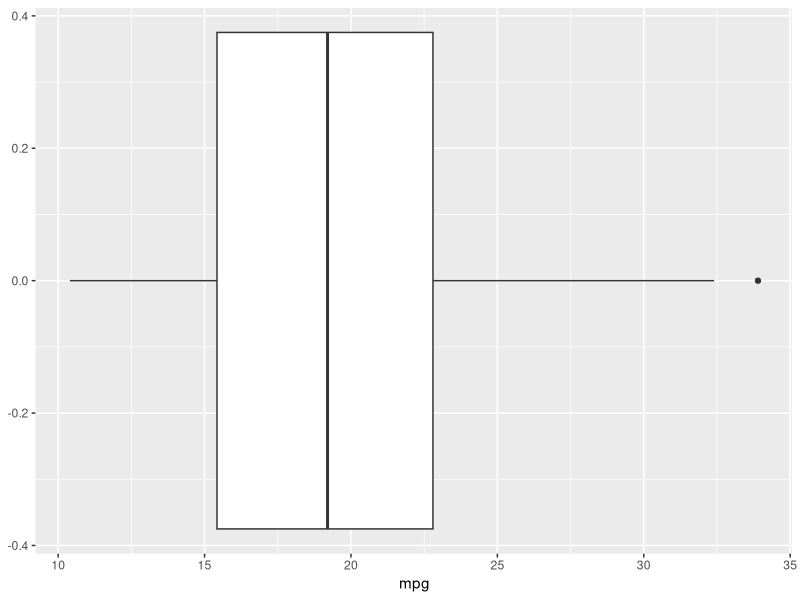
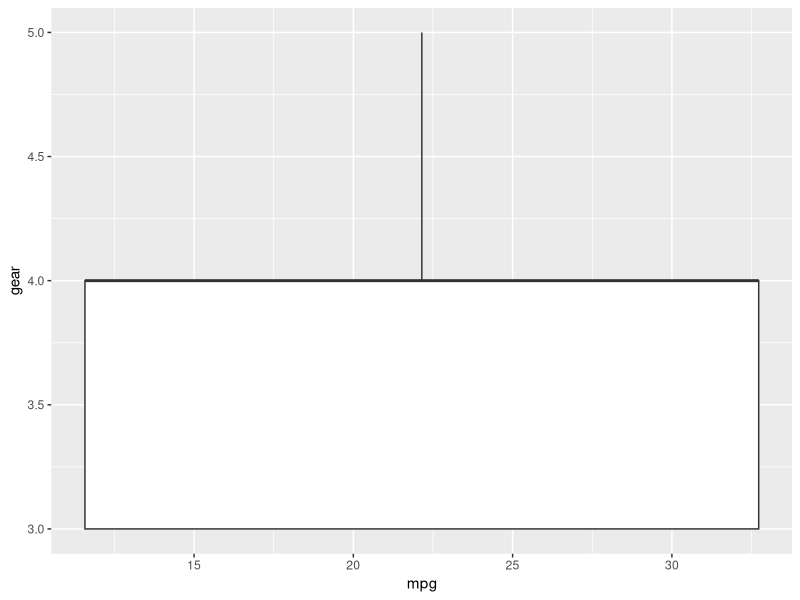
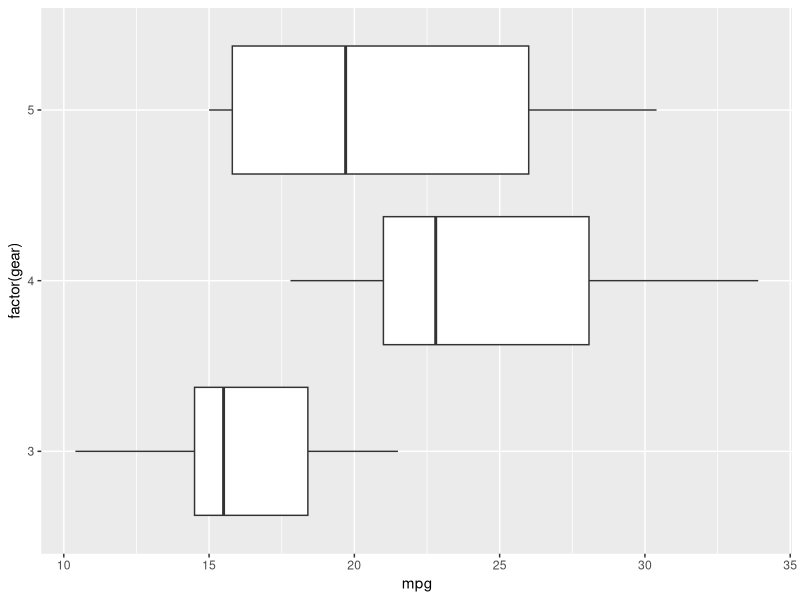
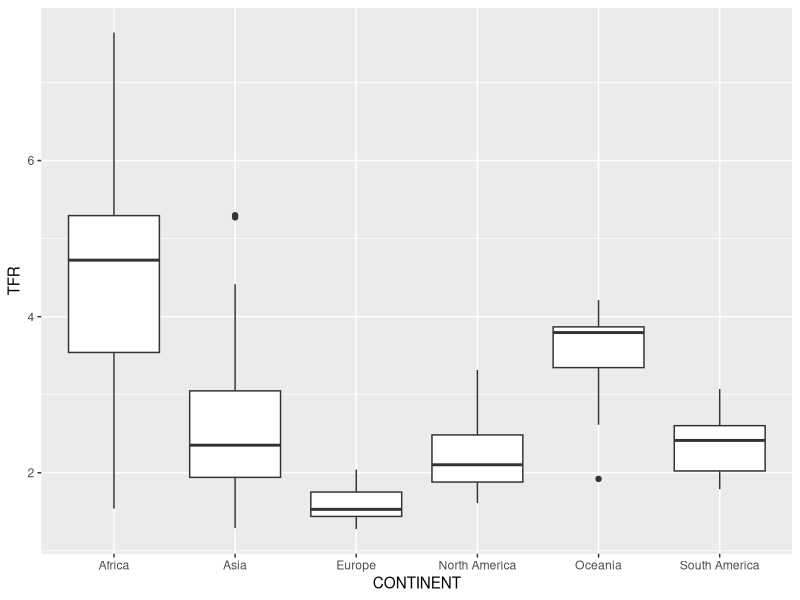
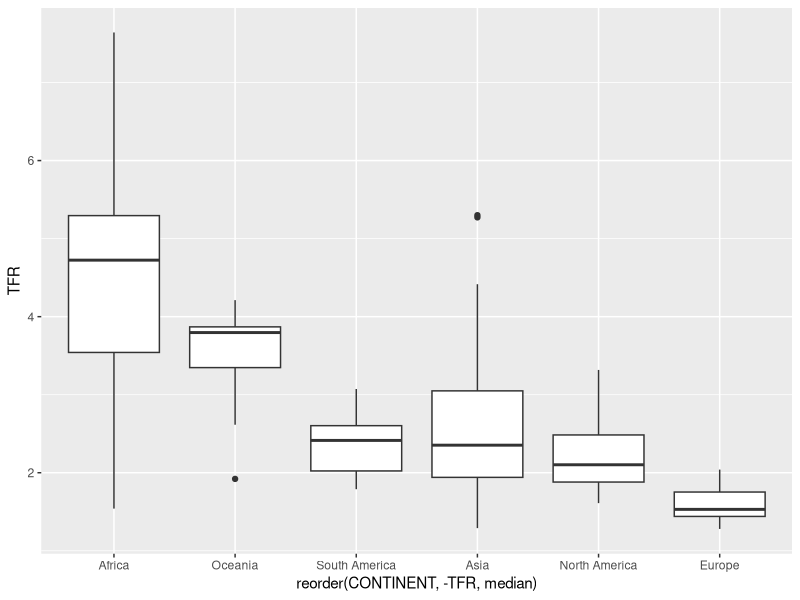

Reproduce these figures in R, in order.
## ---- chunk 1
knitr::opts_chunk$set(echo = TRUE, error = TRUE)
## ---- chunk 2
library(ggplot2)
ggplot(mtcars, aes(x = mpg)) +
  geom_boxplot() 
## ---- chunk 3
  ggplot(mtcars, aes(x = mpg, y = gear)) +
    geom_boxplot() 
## ---- chunk 4
  ggplot(mtcars, aes(x = mpg, y = factor(gear))) +
    geom_boxplot() 
## ---- chunk 5
world <- read.csv("countries2012.csv")
ggplot(world, aes(x = CONTINENT, y = TFR)) + 
  geom_boxplot()
## ---- chunk 6
world <- read.csv("countries2012.csv")
ggplot(world, aes(x = reorder(CONTINENT, -TFR, median), y = TFR)) + 
  geom_boxplot()
